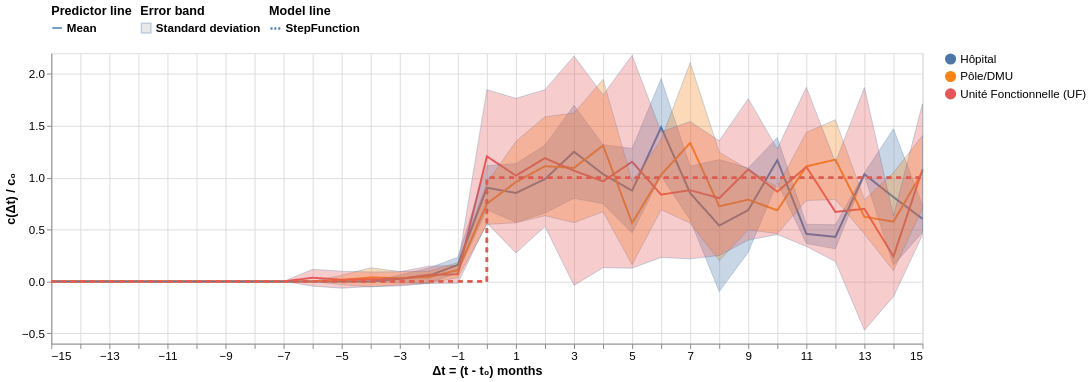

Here is the Vega-Lite specification saved for this chart:
### Vega-Lite specification from a JSON file in a GitHub repository (floating-point values rounded to 4 significant figures; data arrays with more than 128 entries replaced by an {"elided": "..."} marker saying what was removed)
{"config": {"view": {"continuousWidth": 300, "continuousHeight": 300}, "axis": {"labelFontSize": 12, "labelLimit": 500, "titleFontSize": 13}, "legend": {"labelFontSize": 12, "labelLimit": 500, "titleFontSize": 13}}, "layer": [{"mark": {"type": "line"}, "encoding": {"color": {"field": "value", "sort": {"field": "n_visit", "op": "sum", "order": "descending"}, "title": null, "type": "nominal"}, "opacity": {"condition": {"param": "param_57", "value": 1}, "value": 0.2}, "strokeDash": {"field": "legend_predictor", "legend": {"labelFontSize": 12, "labelFontStyle": "bold", "orient": "top", "symbolStrokeColor": "steelblue", "symbolType": "stroke"}, "title": "Predictor line", "type": "nominal"}, "x": {"field": "normalized_date", "scale": {"nice": false}, "title": "Δt = (t - t₀) months", "type": "quantitative"}, "y": {"aggregate": "mean", "axis": {"grid": true}, "field": "normalized_c", "title": "c(Δt) / c₀", "type": "quantitative"}}, "name": "view_49", "transform": [{"filter": "(datum.c_0 >= c_0_min.c_0_min)"}, {"filter": "(datum.t_0 <= t_0.t_0)"}, {"filter": "(datum.error <= error_max.error_max)"}, {"fold": ["care_site_level", "care_site_short_name", "stay_type"], "as": ["index", "value"]}, {"filter": {"param": "param_56"}}]}, {"mark": {"type": "errorband", "extent": "stdev"}, "encoding": {"color": {"field": "value", "sort": {"field": "n_visit", "op": "sum", "order": "descending"}, "title": null, "type": "nominal"}, "opacity": {"condition": {"param": "param_58", "value": 0.3}, "value": 0.05}, "stroke": {"field": "legend_error_band", "legend": {"labelFontSize": 12, "labelFontStyle": "bold", "orient": "top", "symbolType": "square"}, "title": "Error band", "type": "nominal"}, "x": {"field": "normalized_date", "scale": {"nice": false}, "title": "Δt = (t - t₀) months", "type": "quantitative"}, "y": {"aggregate": "mean", "axis": {"grid": true}, "field": "normalized_c", "title": "c(Δt) / c₀", "type": "quantitative"}}, "name": "view_50", "transform": [{"filter": "(datum.c_0 >= c_0_min.c_0_min)"}, {"filter": "(datum.t_0 <= t_0.t_0)"}, {"filter": "(datum.error <= error_max.error_max)"}, {"fold": ["care_site_level", "care_site_short_name", "stay_type"], "as": ["index", "value"]}, {"filter": {"param": "param_56"}}]}, {"mark": {"type": "line", "color": "black", "interpolate": "step-after", "strokeDash": [5, 5]}, "encoding": {"color": {"field": "value", "sort": {"field": "n_visit", "op": "sum", "order": "descending"}, "title": null, "type": "nominal"}, "opacity": {"condition": {"param": "param_59", "value": 1}, "value": 0.2}, "strokeWidth": {"field": "legend_model", "legend": {"labelFontSize": 12, "labelFontStyle": "bold", "orient": "top", "symbolDash": [2, 2], "symbolStrokeColor": "steelblue", "symbolType": "stroke"}, "title": "Model line"}, "x": {"field": "normalized_date", "scale": {"nice": false}, "title": "Δt = (t - t₀) months", "type": "quantitative"}, "y": {"field": "model", "type": "quantitative"}}, "name": "view_51", "transform": [{"filter": "(datum.c_0 >= c_0_min.c_0_min)"}, {"filter": "(datum.t_0 <= t_0.t_0)"}, {"filter": "(datum.error <= error_max.error_max)"}, {"fold": ["care_site_level", "care_site_short_name", "stay_type"], "as": ["index", "value"]}, {"filter": {"param": "param_56"}}]}], "data": {"name": "data-d7114801e28697ed525cbfaf93b80cfd"}, "height": 300, "params": [{"name": "param_57", "select": {"type": "point", "fields": ["value"]}, "bind": "legend", "views": ["view_49"]}, {"name": "param_58", "select": {"type": "point", "fields": ["value"]}, "bind": "legend", "views": ["view_50"]}, {"name": "param_59", "select": {"type": "point", "fields": ["value"]}, "bind": "legend", "views": ["view_51"]}, {"name": "param_56", "select": {"type": "point", "fields": ["index"]}, "bind": {"input": "radio", "options": ["care_site_level", "care_site_short_name", "stay_type"], "labels": ["Care site level", "Care site short name", "Stay type"], "name": "Group by: "}, "value": "care_site_level", "views": ["view_49"]}, {"name": "c_0_min", "select": {"type": "point", "fields": ["c_0_min"]}, "bind": {"input": "range", "max": 0.84, "min": 0, "name": "c₀ min: ", "step": 0.01}, "value": 0, "views": ["view_49"]}, {"name": "t_0", "select": {"type": "point", "fields": ["t_0"]}, "bind": {"input": "t_0", "name": "t₀ max: "}, "value": "2021-04", "views": ["view_49"]}, {"name": "error_max", "select": {"type": "point", "fields": ["error_max"]}, "bind": {"input": "range", "max": 0.12, "min": 0, "name": "error max: ", "step": 0.01}, "value": 0.12, "views": ["view_49"]}], "width": 900, "$schema": "https://vega.github.io/schema/vega-lite/v5.8.0.json", "datasets": {"data-d7114801e28697ed525cbfaf93b80cfd": {"elided": "1087 records"}}}
